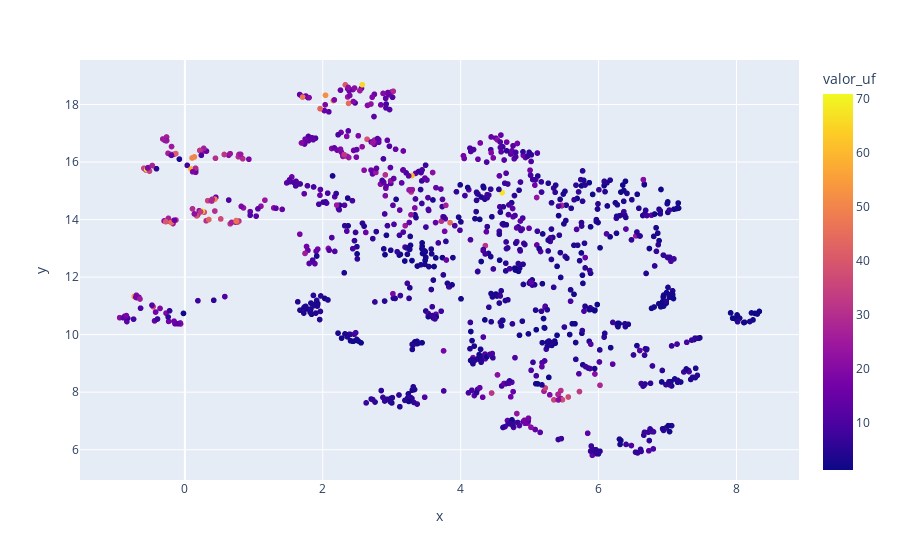

Here is the notebook cell this chart was saved with:
### Markdown cell above
### 2. Visualizaciones en Baja Dimensionalidad [0 Puntos]

Ahora, utilizaremos `UMAP` para generar visualizaciones en baja dimensionalidad. En este punto le entregaremos el código, por lo que usted solo debe:

- Asegurarse que `df_procesado` sea el dataframe que contenga el dataset preprocesado en el paso anterior.
- Ejecutar y visualizar.

En caso de salir todo bien:

- `df` ahora contendrá dos nuevas columnas: `x` e `y`, las cuales son las proyecciones generadas por umap.
- Podrá ver un gráfico en donde se mostrará la proyección generada. El gráfico estará coloreado por el valor de la vivienda en UF.

> **Nota:** Si la proyección se ve muy dispersa, compacta o desea mejorar su estructa, puede visitar [Basic UMAP Parameters](https://umap-learn.readthedocs.io/en/latest/parameters.html) para guiarse en como mejorar los hiperparámetros del proyector.

### Code cell
import plotly.express as px
from umap import UMAP

proj = UMAP(n_neighbors=20, min_dist=0.25, random_state=10).fit_transform(df_procesado)


df.loc[:, "x"] = proj[:, 0]
df.loc[:, "y"] = proj[:, 1]

px.scatter(
    df,
    x="x",
    y="y",
    color=df.loc[:, "valor_uf"],
    hover_name="comuna",
    hover_data=[
        "valor_uf",
        "n_habitaciones",
        "n_baños",
        "n_estacionamientos",
        "total_superficie_m2",
        "superficie_construida_m2",
    ],
    height=800,
)

### Figure 1 — Plotly figure (JSON) as saved in the notebook; plotly's stock layout.template omitted (floating-point values rounded to 4 significant figures; data arrays with more than 128 entries replaced by an {"elided": "..."} marker saying what was removed)
{"data": [{"customdata": {"elided": "1064x6 float values"}, "hovertemplate": "<b>%{hovertext}</b><br><br>x=%{x}<br>y=%{y}<br>valor_uf=%{marker.color}<br>n_habitaciones=%{customdata[1]}<br>n_baños=%{customdata[2]}<br>n_estacionamientos=%{customdata[3]}<br>total_superficie_m2=%{customdata[4]}<br>superficie_construida_m2=%{customdata[5]}<extra></extra>", "hovertext": {"elided": "1064 str values"}, "legendgroup": "", "marker": {"color": {"elided": "1064 float values"}, "coloraxis": "coloraxis", "symbol": "circle"}, "mode": "markers", "name": "", "showlegend": false, "type": "scattergl", "x": {"elided": "1064 float values"}, "xaxis": "x", "y": {"elided": "1064 float values"}, "yaxis": "y"}], "layout": {"autosize": true, "coloraxis": {"colorbar": {"title": {"text": "valor_uf"}}, "colorscale": [[0, "#0d0887"], [0.1111, "#46039f"], [0.2222, "#7201a8"], [0.3333, "#9c179e"], [0.4444, "#bd3786"], [0.5556, "#d8576b"], [0.6667, "#ed7953"], [0.7778, "#fb9f3a"], [0.8889, "#fdca26"], [1, "#f0f921"]]}, "legend": {"tracegroupgap": 0}, "margin": {"t": 60}, "xaxis": {"anchor": "y", "autorange": true, "domain": [0, 1], "range": [-1.545, 8.931], "title": {"text": "x"}, "type": "linear"}, "yaxis": {"anchor": "x", "autorange": true, "domain": [0, 1], "range": [5.0, 19.5], "title": {"text": "y"}, "type": "linear"}}}
